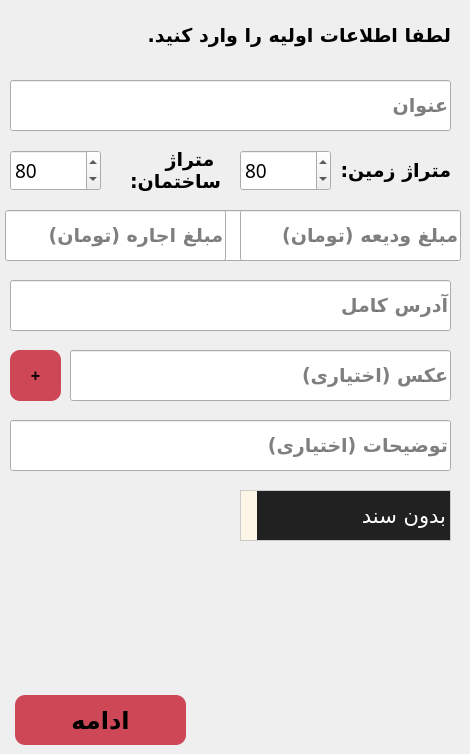
    <widget class="QWidget" name="page_Continue_Add_Ad">
     <widget class="QLineEdit" name="lineEdit_sell_title">
      <property name="geometry">
       <rect>
        <x>10</x>
        <y>80</y>
        <width>441</width>
        <height>51</height>
       </rect>
      </property>
      <property name="font">
       <font>
        <family>B Nazanin</family>
        <pointsize>14</pointsize>
        <weight>75</weight>
        <bold>true</bold>
       </font>
      </property>
      <property name="layoutDirection">
       <enum>Qt::RightToLeft</enum>
      </property>
      <property name="echoMode">
       <enum>QLineEdit::Normal</enum>
      </property>
      <property name="alignment">
       <set>Qt::AlignLeading|Qt::AlignLeft|Qt::AlignVCenter</set>
      </property>
      <property name="placeholderText">
       <string>عنوان</string>
      </property>
      <property name="clearButtonEnabled">
       <bool>true</bool>
      </property>
     </widget>
     <widget class="QLineEdit" name="lineEdit_sell_total_price">
      <property name="geometry">
       <rect>
        <x>10</x>
        <y>210</y>
        <width>441</width>
        <height>51</height>
       </rect>
      </property>
      <property name="font">
       <font>
        <family>B Nazanin</family>
        <pointsize>14</pointsize>
        <weight>75</weight>
        <bold>true</bold>
       </font>
      </property>
      <property name="layoutDirection">
       <enum>Qt::RightToLeft</enum>
      </property>
      <property name="echoMode">
       <enum>QLineEdit::Normal</enum>
      </property>
      <property name="alignment">
       <set>Qt::AlignLeading|Qt::AlignLeft|Qt::AlignVCenter</set>
      </property>
      <property name="placeholderText">
       <string>قیمت کل (تومان)</string>
      </property>
      <property name="clearButtonEnabled">
       <bool>true</bool>
      </property>
     </widget>
     <widget class="QLineEdit" name="lineEdit_sell_photo_path">
      <property name="geometry">
       <rect>
        <x>70</x>
        <y>350</y>
        <width>381</width>
        <height>51</height>
       </rect>
      </property>
      <property name="font">
       <font>
        <family>B Nazanin</family>
        <pointsize>14</pointsize>
        <weight>75</weight>
        <bold>true</bold>
       </font>
      </property>
      <property name="layoutDirection">
       <enum>Qt::RightToLeft</enum>
      </property>
      <property name="echoMode">
       <enum>QLineEdit::Normal</enum>
      </property>
      <property name="alignment">
       <set>Qt::AlignLeading|Qt::AlignLeft|Qt::AlignVCenter</set>
      </property>
      <property name="placeholderText">
       <string>عکس (اختیاری)</string>
      </property>
      <property name="clearButtonEnabled">
       <bool>true</bool>
      </property>
     </widget>
     <widget class="QLineEdit" name="lineEdit_sell_full_address">
      <property name="geometry">
       <rect>
        <x>10</x>
        <y>280</y>
        <width>441</width>
        <height>51</height>
       </rect>
      </property>
      <property name="font">
       <font>
        <family>B Nazanin</family>
        <pointsize>14</pointsize>
        <weight>75</weight>
        <bold>true</bold>
       </font>
      </property>
      <property name="layoutDirection">
       <enum>Qt::RightToLeft</enum>
      </property>
      <property name="echoMode">
       <enum>QLineEdit::Normal</enum>
      </property>
      <property name="alignment">
       <set>Qt::AlignLeading|Qt::AlignLeft|Qt::AlignVCenter</set>
      </property>
      <property name="placeholderText">
       <string>آدرس کامل</string>
      </property>
      <property name="clearButtonEnabled">
       <bool>true</bool>
      </property>
     </widget>
     <widget class="QLineEdit" name="lineEdit_sell_description">
      <property name="geometry">
       <rect>
        <x>10</x>
        <y>420</y>
        <width>441</width>
        <height>51</height>
       </rect>
      </property>
      <property name="font">
       <font>
        <family>B Nazanin</family>
        <pointsize>14</pointsize>
        <weight>75</weight>
        <bold>true</bold>
       </font>
      </property>
      <property name="layoutDirection">
       <enum>Qt::RightToLeft</enum>
      </property>
      <property name="echoMode">
       <enum>QLineEdit::Normal</enum>
      </property>
      <property name="alignment">
       <set>Qt::AlignLeading|Qt::AlignLeft|Qt::AlignVCenter</set>
      </property>
      <property name="placeholderText">
       <string>توضیحات (اختیاری)</string>
      </property>
      <property name="clearButtonEnabled">
       <bool>true</bool>
      </property>
     </widget>
     <widget class="QLabel" name="label_23">
      <property name="geometry">
       <rect>
        <x>20</x>
        <y>10</y>
        <width>431</width>
        <height>51</height>
       </rect>
      </property>
      <property name="font">
       <font>
        <family>B Nazanin</family>
        <pointsize>14</pointsize>
        <weight>75</weight>
        <bold>true</bold>
       </font>
      </property>
      <property name="text">
       <string>لطفا اطلاعات اولیه را وارد کنید.</string>
      </property>
      <property name="alignment">
       <set>Qt::AlignLeading|Qt::AlignLeft|Qt::AlignVCenter</set>
      </property>
      <property name="wordWrap">
       <bool>true</bool>
      </property>
     </widget>
     <widget class="QPushButton" name="pushButton_goto_continue_add_ad_2">
      <property name="geometry">
       <rect>
        <x>15</x>
        <y>695</y>
        <width>171</width>
        <height>50</height>
       </rect>
      </property>
      <property name="font">
       <font>
        <family>B Nazanin</family>
        <pointsize>18</pointsize>
        <weight>75</weight>
        <bold>true</bold>
       </font>
      </property>
      <property name="cursor">
       <cursorShape>PointingHandCursor</cursorShape>
      </property>
      <property name="styleSheet">
       <string notr="true">background-color: #CE4757;
border-style: solid;
border-color: black;
border-width: 0px;
border-radius: 10px;</string>
      </property>
      <property name="text">
       <string>ادامه</string>
      </property>
     </widget>
     <widget class="QComboBox" name="comboBox_sell_has_deed">
      <property name="geometry">
       <rect>
        <x>240</x>
        <y>490</y>
        <width>211</width>
        <height>51</height>
       </rect>
      </property>
      <property name="font">
       <font>
        <family>B Nazanin</family>
        <pointsize>16</pointsize>
       </font>
      </property>
      <property name="cursor">
       <cursorShape>PointingHandCursor</cursorShape>
      </property>
      <property name="layoutDirection">
       <enum>Qt::RightToLeft</enum>
      </property>
      <property name="styleSheet">
       <string notr="true">QComboBox {
    background-color: #212121; /* Replace with your desired color */
    border: 1px solid #CCCCCC; /* Optional: add a border */
	color: white;
}

QComboBox::drop-down {
    background-color: #FDF5E6; /* Optional: change drop-down button color */
}</string>
      </property>
      <item>
       <property name="text">
        <string>بدون سند</string>
       </property>
      </item>
      <item>
       <property name="text">
        <string>با سند</string>
       </property>
      </item>
     </widget>
     <widget class="QLineEdit" name="lineEdit_sell_deposit">
      <property name="geometry">
       <rect>
        <x>240</x>
        <y>210</y>
        <width>221</width>
        <height>51</height>
       </rect>
      </property>
      <property name="font">
       <font>
        <family>B Nazanin</family>
        <pointsize>14</pointsize>
        <weight>75</weight>
        <bold>true</bold>
       </font>
      </property>
      <property name="layoutDirection">
       <enum>Qt::RightToLeft</enum>
      </property>
      <property name="echoMode">
       <enum>QLineEdit::Normal</enum>
      </property>
      <property name="alignment">
       <set>Qt::AlignLeading|Qt::AlignLeft|Qt::AlignVCenter</set>
      </property>
      <property name="placeholderText">
       <string>مبلغ ودیعه (تومان)</string>
      </property>
      <property name="clearButtonEnabled">
       <bool>true</bool>
      </property>
     </widget>
     <widget class="QLineEdit" name="lineEdit_sell_monthly_rent">
      <property name="geometry">
       <rect>
        <x>5</x>
        <y>210</y>
        <width>221</width>
        <height>51</height>
       </rect>
      </property>
      <property name="font">
       <font>
        <family>B Nazanin</family>
        <pointsize>14</pointsize>
        <weight>75</weight>
        <bold>true</bold>
       </font>
      </property>
      <property name="layoutDirection">
       <enum>Qt::RightToLeft</enum>
      </property>
      <property name="echoMode">
       <enum>QLineEdit::Normal</enum>
      </property>
      <property name="alignment">
       <set>Qt::AlignLeading|Qt::AlignLeft|Qt::AlignVCenter</set>
      </property>
      <property name="placeholderText">
       <string>مبلغ اجاره (تومان)</string>
      </property>
      <property name="clearButtonEnabled">
       <bool>true</bool>
      </property>
     </widget>
     <widget class="QSpinBox" name="spinBox_sell_land_area">
      <property name="geometry">
       <rect>
        <x>240</x>
        <y>150</y>
        <width>91</width>
        <height>41</height>
       </rect>
      </property>
      <property name="font">
       <font>
        <family>B Nazanin</family>
        <pointsize>14</pointsize>
       </font>
      </property>
      <property name="minimum">
       <number>10</number>
      </property>
      <property name="maximum">
       <number>1000000</number>
      </property>
      <property name="value">
       <number>80</number>
      </property>
     </widget>
     <widget class="QLabel" name="label_28">
      <property name="geometry">
       <rect>
        <x>340</x>
        <y>150</y>
        <width>111</width>
        <height>41</height>
       </rect>
      </property>
      <property name="font">
       <font>
        <family>B Nazanin</family>
        <pointsize>14</pointsize>
        <weight>75</weight>
        <bold>true</bold>
       </font>
      </property>
      <property name="text">
       <string>متراژ زمین:</string>
      </property>
      <property name="alignment">
       <set>Qt::AlignLeading|Qt::AlignLeft|Qt::AlignVCenter</set>
      </property>
      <property name="wordWrap">
       <bool>true</bool>
      </property>
     </widget>
     <widget class="QLabel" name="label_29">
      <property name="geometry">
       <rect>
        <x>110</x>
        <y>150</y>
        <width>111</width>
        <height>41</height>
       </rect>
      </property>
      <property name="font">
       <font>
        <family>B Nazanin</family>
        <pointsize>14</pointsize>
        <weight>75</weight>
        <bold>true</bold>
       </font>
      </property>
      <property name="text">
       <string>متراژ ساختمان:</string>
      </property>
      <property name="alignment">
       <set>Qt::AlignLeading|Qt::AlignLeft|Qt::AlignVCenter</set>
      </property>
      <property name="wordWrap">
       <bool>true</bool>
      </property>
     </widget>
     <widget class="QSpinBox" name="spinBox_sell_build_area">
      <property name="geometry">
       <rect>
        <x>10</x>
        <y>150</y>
        <width>91</width>
        <height>41</height>
       </rect>
      </property>
      <property name="font">
       <font>
        <family>B Nazanin</family>
        <pointsize>14</pointsize>
       </font>
      </property>
      <property name="minimum">
       <number>10</number>
      </property>
      <property name="maximum">
       <number>1000000</number>
      </property>
      <property name="value">
       <number>80</number>
      </property>
     </widget>
     <widget class="QLabel" name="label_add_ad_error_2">
      <property name="geometry">
       <rect>
        <x>10</x>
        <y>560</y>
        <width>441</width>
        <height>31</height>
       </rect>
      </property>
      <property name="font">
       <font>
        <family>B Nazanin</family>
        <pointsize>14</pointsize>
        <weight>75</weight>
        <bold>true</bold>
       </font>
      </property>
      <property name="styleSheet">
       <string notr="true">color:red;</string>
      </property>
      <property name="text">
       <string/>
      </property>
     </widget>
     <widget class="QPushButton" name="pushButton_add_image">
      <property name="geometry">
       <rect>
        <x>10</x>
        <y>350</y>
        <width>51</width>
        <height>51</height>
       </rect>
      </property>
      <property name="font">
       <font>
        <pointsize>12</pointsize>
        <weight>75</weight>
        <bold>true</bold>
       </font>
      </property>
      <property name="cursor">
       <cursorShape>PointingHandCursor</cursorShape>
      </property>
      <property name="styleSheet">
       <string notr="true">background-color: #CE4757;
border-style: solid;
border-color: black;
border-width: 0px;
border-radius: 10px;</string>
      </property>
      <property name="text">
       <string>+</string>
      </property>
     </widget>
    </widget>
